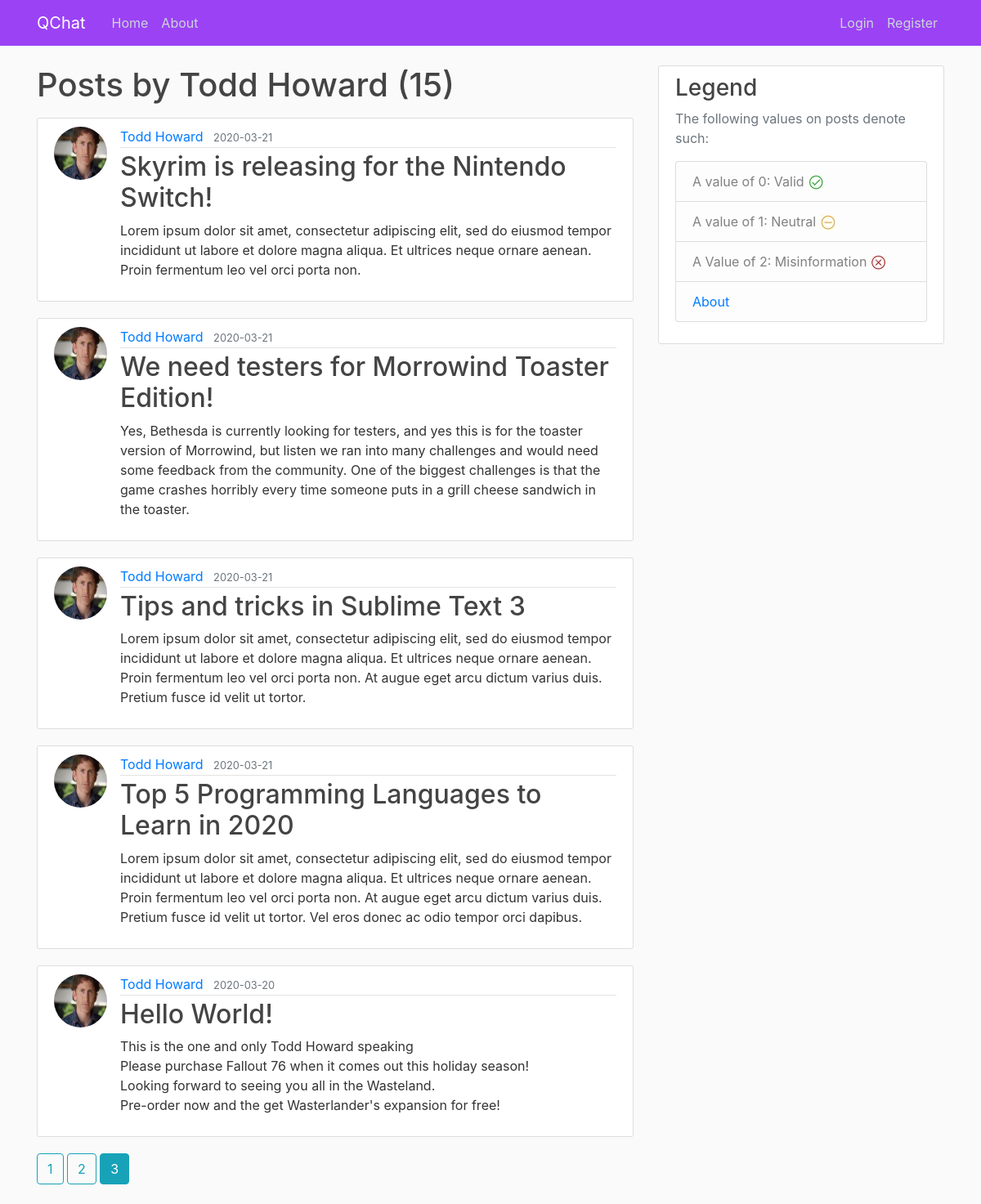
The page /user/Todd Howard?page=3 on the database its author committed.
### app/models.py (models this page shows, shortened)
class User(db.Model, UserMixin):
    id = db.Column(db.Integer, primary_key=True)                                    # Primary Key
    username = db.Column(db.String(20), unique=True, nullable=False)                # Each User will have a username, with a max(20) characters, it must be unique, and Null is not allowed!
    email = db.Column(db.String(120), unique=True, nullable=False)                  # Each User will have an email, with a max(120) characters, it must be unique, and Null is not allowed!
    image_file = db.Column(db.String(20), nullable=False, default='default.jpg')    # Each User will have a defualt profile Image, so uniqueness does not apply, since Null is not allowed!
    password = db.Column(db.String(60), nullable=False)                             # Each User will have passwords, with a max(60) characters, uniqueness does not apply, and Null is not allowed!
    posts = db.relationship('Post', backref='author', lazy=True)                    # This is linked to Posts, Lazy Evaluation is set to: True

class Post(db.Model):
    id = db.Column(db.Integer, primary_key=True)                                    # Primary Key
    title = db.Column(db.String(100), nullable=False)                               # Each Post will have a title, with a max(100) characters, uniqueness does not apply, and Null is not allowed!
    date_posted = db.Column(db.DateTime, nullable=False, default=datetime.utcnow)   # Each Post will have a date_posted, with DateTime set to utcnow, current time, and Null is not allowed!
    content = db.Column(db.Text, nullable=False)                                    # Each Post will have a content with no character limit, and Null is not allowed!
    user_id = db.Column(db.Integer, db.ForeignKey('user.id'), nullable=False)       # This is using the user id as a ForeignKey, each post must have an Author, so Null is not allowed!

### app/users/routes.py (the view)
@users.route('/user/<string:username>')                                       # String
def user_posts(username):
    page = request.args.get('page', 1, type=int)                            # We request a page, the default page is 1, of type int
    user = User.query.filter_by(username=username).first_or_404()
    posts = Post.query.filter_by(author=user)\
        .order_by(Post.date_posted.desc())\
        .paginate(page=page, per_page=5)
    return render_template('user_posts.html', posts=posts, user=user)       # Redirect to user_posts.html

### app/templates/user_posts.html
{% extends "template.html" %}
{% block content %}
    <h1 class="mb-3">Posts by {{ user.username }} ({{ posts.total }}) </h1>
    {% for post in posts.items %}
        <article class="media content-section">
            <img class="rounded-circle article-img" src="{{ url_for('static', filename='profile_images/' + post.author.image_file ) }}">
            <div class="media-body">
                <div class="article-metadata">
                    <a class="mr-2" href="{{ url_for('users.user_posts', username=post.author.username) }}">{{ post.author.username }}</a>
                    <small class="text-muted">{{ post.date_posted.strftime('%Y-%m-%d') }}</small>
                </div>
                <h2><a class="article-title" href="{{url_for('posts.post', post_id=post.id) }}">{{ post.title }}</a></h2>
                <p class="article-content">{{ post.content }}</p>
            </div>
        </article>
    {% endfor %}
    {% for page_num in posts.iter_pages(left_edge=1, right_edge=1, left_current=1, right_current=2) %}
        {% if page_num %}
            {% if posts.page == page_num %}
                <a class="btn btn-info mb-4" href="{{ url_for('users.user_posts', username=user.username, page=page_num) }}">{{ page_num }}</a>
            {% else %}
                <a class="btn btn-outline-info mb-4" href="{{ url_for('users.user_posts', username=user.username, page=page_num) }}">{{ page_num }}</a>
            {% endif %}
        {% else %}
            ...
        {% endif %}
    {% endfor %}
{% endblock content %}

### app/static/main.css (style rules this page uses)
body { background: #fafafa; color: #333333; margin-top: 5rem; }
h1, h2, h3, h4, h5, h6 { color: #444444; }
.content-section { background: #ffffff; padding: 10px 20px; border: 1px solid #dddddd; border-radius: 3px; margin-bottom: 20px; }
.article-title { color: #444444; }
.article-content { white-space: pre-line; }
.article-img { height: 65px; width: 65px; margin-right: 16px; }
.article-metadata { padding-bottom: 1px; margin-bottom: 4px; border-bottom: 1px solid #e3e3e3 }

### rows shown on the page
User: username "Todd Howard"
Post: image_file (picture), author.username "Todd Howard", date_posted "2020-03-21", title "Skyrim is releasing for the Nintendo Switch!", content "Lorem ipsum dolor sit amet, consectetur adipiscing elit, sed do eiusmod tempor incididunt ut labore et dolore magna aliqua. Et ultrices neque ornare aenean. Proin fermentum leo vel orci porta non."
Post: image_file (picture), author.username "Todd Howard", date_posted "2020-03-21", title "We need testers for Morrowind Toaster Edition!", content "Yes, Bethesda is currently looking for testers, and yes this is for the toaster version of Morrowind, but listen we ran into many challenges and would need some feedback from the community. One of the biggest challenges is that the game crashes horribly every time someone puts in a grill cheese sandwich in the toaster."
Post: image_file (picture), author.username "Todd Howard", date_posted "2020-03-21", title "Tips and tricks in Sublime Text 3", content "Lorem ipsum dolor sit amet, consectetur adipiscing elit, sed do eiusmod tempor incididunt ut labore et dolore magna aliqua. Et ultrices neque ornare aenean. Proin fermentum leo vel orci porta non. At augue eget arcu dictum varius duis. Pretium fusce id velit ut tortor."
Post: image_file (picture), author.username "Todd Howard", date_posted "2020-03-21", title "Top 5 Programming Languages to Learn in 2020", content "Lorem ipsum dolor sit amet, consectetur adipiscing elit, sed do eiusmod tempor incididunt ut labore et dolore magna aliqua. Et ultrices neque ornare aenean. Proin fermentum leo vel orci porta non. At augue eget arcu dictum varius duis. Pretium fusce id velit ut tortor. Vel eros donec ac odio tempor orci dapibus."
Post: image_file (picture), author.username "Todd Howard", date_posted "2020-03-20", title "Hello World!", content "This is the one and only Todd Howard speaking Please purchase Fallout 76 when it comes out this holiday season! Looking forward to seeing you all in the Wasteland. Pre-order now and the get Wasterlander's expansion for free!"

### other values the page prints
{{ posts.total }} "15"
{{ page_num }} "1" "2"
{{ page_num }} "3"
